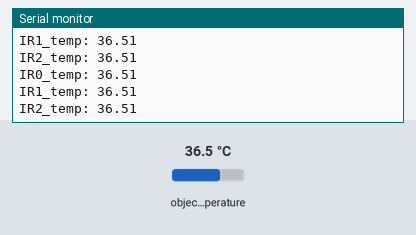
Recording of a sketch running on a simulated Arduino Uno, built with avr-gcc and run on an emulated ATmega328P. Shown: the last lines printed to the serial monitor. Inputs (shaded band) come from the test bench; at power-on: object temperature 36.5 °C.

Above: at 1.2 s.
1.3 s: object temperature set to 20 °C
At 2.4 s:
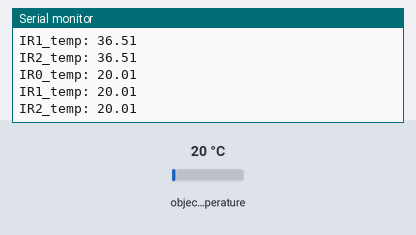
2.8 s: object temperature set to 26 °C
At 3.8 s:
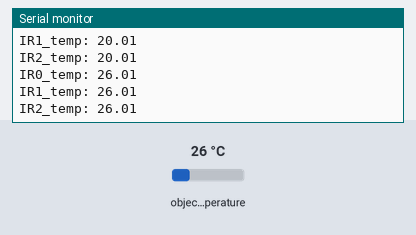
Timing chart, 0 to 5.8 s (numbered marks = the images above; inputs shaded):
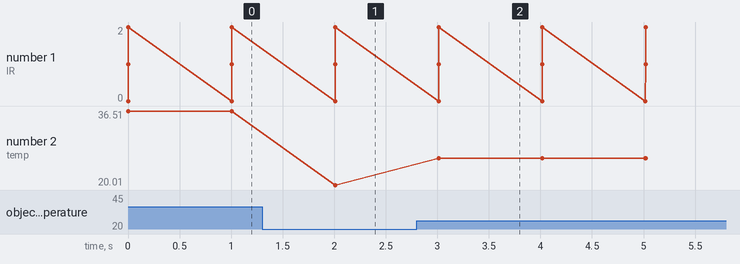

Measured:
- after the input at 1.3 s, the serial monitor: prints a new line after 0.71 s (image 1)
- after the input at 2.8 s, the serial monitor: prints a new line after 0.21 s (image 2)
- plotted number 2: 36.51 → 20.01 after the input at 1.3 s, 20.01 → 26.01 after the input at 2.8 s

The sketch:

ir_i2c_print.ino
```cpp
#include <Wire.h> // I2C library
#include <SparkFunMLX90614.h>

#define IR_I2C_ADDR1    0x5A
#define IR_I2C_ADDR2    0x5B
#define IR_I2C_ADDR3    0x5C

IRTherm ir_temp1;
IRTherm ir_temp2;
IRTherm ir_temp3;


void setup() {
  Serial.begin(115200);
  Wire.begin();

  Serial.println();

  ir_temp1.begin(IR_I2C_ADDR1);
  ir_temp2.begin(IR_I2C_ADDR2);
  ir_temp3.begin(IR_I2C_ADDR3);

  ir_temp1.setUnit(TEMP_C);
  ir_temp2.setUnit(TEMP_C);
  ir_temp3.setUnit(TEMP_C);
}

void loop() {
  ir_temp1.read();
  ir_temp2.read();
  ir_temp3.read();

  Serial.println("IR0_temp: " + String(ir_temp1.object()));
  Serial.println("IR1_temp: " + String(ir_temp2.object()));
  Serial.println("IR2_temp: " + String(ir_temp3.object()));
  Serial.println();
  delay(1000);
}
```
